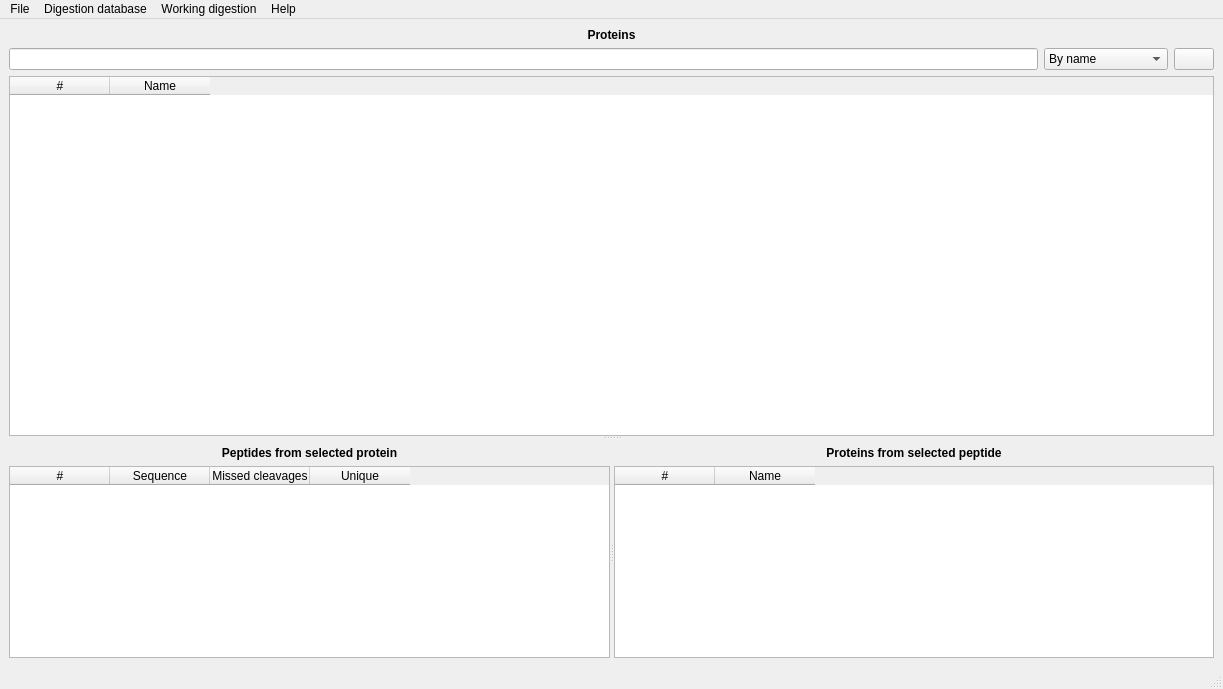
<?xml version="1.0" encoding="UTF-8"?>
<ui version="4.0">
 <class>MainWindow</class>
 <widget class="QMainWindow" name="MainWindow">
  <property name="geometry">
   <rect>
    <x>0</x>
    <y>0</y>
    <width>1223</width>
    <height>689</height>
   </rect>
  </property>
  <property name="windowTitle">
   <string>ProteinDigester</string>
  </property>
  <property name="windowOpacity">
   <double>1.000000000000000</double>
  </property>
  <widget class="QWidget" name="centralwidget">
   <layout class="QVBoxLayout" name="verticalLayout_6">
    <item>
     <widget class="QSplitter" name="mainSplitter">
      <property name="orientation">
       <enum>Qt::Vertical</enum>
      </property>
      <property name="opaqueResize">
       <bool>true</bool>
      </property>
      <property name="childrenCollapsible">
       <bool>false</bool>
      </property>
      <widget class="QWidget" name="mainSplitterTopWidget" native="true">
       <property name="sizePolicy">
        <sizepolicy hsizetype="Preferred" vsizetype="Preferred">
         <horstretch>0</horstretch>
         <verstretch>1</verstretch>
        </sizepolicy>
       </property>
       <layout class="QVBoxLayout" name="verticalLayout_2">
        <property name="spacing">
         <number>6</number>
        </property>
        <property name="leftMargin">
         <number>0</number>
        </property>
        <property name="topMargin">
         <number>0</number>
        </property>
        <property name="rightMargin">
         <number>0</number>
        </property>
        <property name="bottomMargin">
         <number>0</number>
        </property>
        <item>
         <widget class="QLabel" name="proteinsTitleLabel">
          <property name="sizePolicy">
           <sizepolicy hsizetype="Preferred" vsizetype="Fixed">
            <horstretch>0</horstretch>
            <verstretch>0</verstretch>
           </sizepolicy>
          </property>
          <property name="text">
           <string>&lt;html&gt;&lt;head/&gt;&lt;body&gt;&lt;p&gt;&lt;span style=&quot; font-weight:600;&quot;&gt;Proteins&lt;/span&gt;&lt;/p&gt;&lt;/body&gt;&lt;/html&gt;</string>
          </property>
          <property name="alignment">
           <set>Qt::AlignCenter</set>
          </property>
         </widget>
        </item>
        <item>
         <widget class="QWidget" name="proteinsSearchWidget" native="true">
          <layout class="QHBoxLayout" name="horizontalLayout_5">
           <property name="spacing">
            <number>6</number>
           </property>
           <property name="leftMargin">
            <number>0</number>
           </property>
           <property name="topMargin">
            <number>0</number>
           </property>
           <property name="rightMargin">
            <number>0</number>
           </property>
           <property name="bottomMargin">
            <number>0</number>
           </property>
           <item>
            <widget class="QLineEdit" name="proteinsSearchLineEdit">
             <property name="sizePolicy">
              <sizepolicy hsizetype="Expanding" vsizetype="Preferred">
               <horstretch>0</horstretch>
               <verstretch>0</verstretch>
              </sizepolicy>
             </property>
             <property name="placeholderText">
              <string/>
             </property>
             <property name="clearButtonEnabled">
              <bool>true</bool>
             </property>
            </widget>
           </item>
           <item>
            <widget class="QComboBox" name="proteinsSearchTypeComboBox">
             <property name="sizePolicy">
              <sizepolicy hsizetype="Preferred" vsizetype="Preferred">
               <horstretch>0</horstretch>
               <verstretch>0</verstretch>
              </sizepolicy>
             </property>
             <property name="sizeAdjustPolicy">
              <enum>QComboBox::AdjustToContents</enum>
             </property>
             <item>
              <property name="text">
               <string>By name</string>
              </property>
             </item>
             <item>
              <property name="text">
               <string>By sequence</string>
              </property>
             </item>
             <item>
              <property name="text">
               <string>By digest peptide</string>
              </property>
             </item>
            </widget>
           </item>
           <item>
            <widget class="QPushButton" name="proteinsSearchPushButton">
             <property name="sizePolicy">
              <sizepolicy hsizetype="Preferred" vsizetype="Preferred">
               <horstretch>0</horstretch>
               <verstretch>0</verstretch>
              </sizepolicy>
             </property>
             <property name="icon">
              <iconset resource="../resources/resources.qrc">
               <normaloff>:/pixmap/icons/16x16/edit-find-symbolic.symbolic.png</normaloff>:/pixmap/icons/16x16/edit-find-symbolic.symbolic.png</iconset>
             </property>
             <property name="iconSize">
              <size>
               <width>16</width>
               <height>16</height>
              </size>
             </property>
             <property name="checkable">
              <bool>false</bool>
             </property>
            </widget>
           </item>
          </layout>
         </widget>
        </item>
        <item>
         <widget class="TableWidget" name="proteinsTableWidget">
             <property name="contextMenuPolicy">
                 <enum>Qt::DefaultContextMenu</enum>
             </property>
             <property name="styleSheet">
                 <string notr="true">QTableView:!active {selection-color: palette(Highlighted-Text);
                     selection-background-color: palette(Highlight);}
                 </string>
             </property>
             <property name="autoScroll">
                 <bool>false</bool>
             </property>
             <property name="editTriggers">
                 <set>QAbstractItemView::NoEditTriggers</set>
             </property>
             <property name="alternatingRowColors">
                 <bool>true</bool>
             </property>
             <property name="selectionMode">
           <enum>QAbstractItemView::SingleSelection</enum>
          </property>
          <property name="selectionBehavior">
           <enum>QAbstractItemView::SelectRows</enum>
          </property>
          <property name="verticalScrollMode">
           <enum>QAbstractItemView::ScrollPerPixel</enum>
          </property>
          <property name="horizontalScrollMode">
           <enum>QAbstractItemView::ScrollPerPixel</enum>
          </property>
          <property name="showGrid">
           <bool>false</bool>
          </property>
          <property name="sortingEnabled">
           <bool>true</bool>
          </property>
          <property name="wordWrap">
           <bool>false</bool>
          </property>
          <property name="cornerButtonEnabled">
           <bool>false</bool>
          </property>
          <property name="columnCount">
           <number>2</number>
          </property>
          <attribute name="horizontalHeaderStretchLastSection">
           <bool>false</bool>
          </attribute>
          <attribute name="verticalHeaderVisible">
           <bool>false</bool>
          </attribute>
          <column>
           <property name="text">
            <string>#</string>
           </property>
          </column>
          <column>
           <property name="text">
            <string>Name</string>
           </property>
          </column>
         </widget>
        </item>
       </layout>
      </widget>
      <widget class="QWidget" name="mainSplitterBottomWidget" native="true">
       <property name="sizePolicy">
        <sizepolicy hsizetype="Preferred" vsizetype="Preferred">
         <horstretch>0</horstretch>
         <verstretch>0</verstretch>
        </sizepolicy>
       </property>
       <layout class="QVBoxLayout" name="verticalLayout_3">
        <property name="leftMargin">
         <number>0</number>
        </property>
        <property name="topMargin">
         <number>6</number>
        </property>
        <property name="rightMargin">
         <number>0</number>
        </property>
        <property name="bottomMargin">
         <number>0</number>
        </property>
        <item>
         <widget class="QSplitter" name="splitter">
          <property name="orientation">
           <enum>Qt::Horizontal</enum>
          </property>
          <widget class="QWidget" name="subSplitterLeftWidget" native="true">
           <layout class="QVBoxLayout" name="verticalLayout">
            <property name="spacing">
             <number>6</number>
            </property>
            <property name="leftMargin">
             <number>0</number>
            </property>
            <property name="topMargin">
             <number>0</number>
            </property>
            <property name="rightMargin">
             <number>0</number>
            </property>
            <property name="bottomMargin">
             <number>0</number>
            </property>
            <item>
             <widget class="QLabel" name="peptideTitleLabel">
              <property name="sizePolicy">
               <sizepolicy hsizetype="Preferred" vsizetype="Fixed">
                <horstretch>0</horstretch>
                <verstretch>0</verstretch>
               </sizepolicy>
              </property>
              <property name="text">
               <string>&lt;html&gt;&lt;head/&gt;&lt;body&gt;&lt;p&gt;&lt;span style=&quot; font-weight:600;&quot;&gt;Peptides from selected protein&lt;/span&gt;&lt;/p&gt;&lt;/body&gt;&lt;/html&gt;</string>
              </property>
              <property name="alignment">
               <set>Qt::AlignCenter</set>
              </property>
             </widget>
            </item>
            <item>
                <widget class="TableWidget" name="peptidesTableWidget">
                    <property name="styleSheet">
                        <string notr="true">QTableView:!active {selection-color: palette(Highlighted-Text);
                            selection-background-color: palette(Highlight);}
                        </string>
                    </property>
                    <property name="autoScroll">
                        <bool>false</bool>
                    </property>
                    <property name="editTriggers">
                        <set>QAbstractItemView::NoEditTriggers</set>
                    </property>
                    <property name="alternatingRowColors">
                        <bool>true</bool>
                    </property>
                    <property name="selectionMode">
               <enum>QAbstractItemView::SingleSelection</enum>
              </property>
              <property name="selectionBehavior">
               <enum>QAbstractItemView::SelectRows</enum>
              </property>
              <property name="verticalScrollMode">
               <enum>QAbstractItemView::ScrollPerPixel</enum>
              </property>
              <property name="horizontalScrollMode">
               <enum>QAbstractItemView::ScrollPerPixel</enum>
              </property>
              <property name="showGrid">
               <bool>false</bool>
              </property>
              <property name="sortingEnabled">
               <bool>true</bool>
              </property>
              <property name="wordWrap">
               <bool>false</bool>
              </property>
              <property name="cornerButtonEnabled">
               <bool>false</bool>
              </property>
              <attribute name="horizontalHeaderStretchLastSection">
               <bool>false</bool>
              </attribute>
              <attribute name="verticalHeaderVisible">
               <bool>false</bool>
              </attribute>
              <column>
               <property name="text">
                <string>#</string>
               </property>
              </column>
              <column>
               <property name="text">
                <string>Sequence</string>
               </property>
              </column>
              <column>
               <property name="text">
                <string>Missed cleavages</string>
               </property>
              </column>
              <column>
               <property name="text">
                <string>Unique</string>
               </property>
              </column>
             </widget>
            </item>
           </layout>
          </widget>
          <widget class="QWidget" name="subSplitterRightWidget" native="true">
           <property name="sizePolicy">
            <sizepolicy hsizetype="Preferred" vsizetype="Preferred">
             <horstretch>0</horstretch>
             <verstretch>0</verstretch>
            </sizepolicy>
           </property>
           <layout class="QVBoxLayout" name="verticalLayout_5">
            <property name="leftMargin">
             <number>0</number>
            </property>
            <property name="topMargin">
             <number>0</number>
            </property>
            <property name="rightMargin">
             <number>0</number>
            </property>
            <property name="bottomMargin">
             <number>0</number>
            </property>
            <item>
             <widget class="QLabel" name="subProteinsTitleLabel">
              <property name="sizePolicy">
               <sizepolicy hsizetype="Preferred" vsizetype="Fixed">
                <horstretch>0</horstretch>
                <verstretch>0</verstretch>
               </sizepolicy>
              </property>
              <property name="text">
               <string>&lt;html&gt;&lt;head/&gt;&lt;body&gt;&lt;p&gt;&lt;span style=&quot; font-weight:600;&quot;&gt;Proteins from selected peptide&lt;/span&gt;&lt;/p&gt;&lt;/body&gt;&lt;/html&gt;</string>
              </property>
              <property name="alignment">
               <set>Qt::AlignCenter</set>
              </property>
             </widget>
            </item>
            <item>
                <widget class="TableWidget" name="subProteinsTableWidget">
                    <property name="styleSheet">
                        <string notr="true">QTableView:!active {selection-color: palette(Highlighted-Text);
                            selection-background-color: palette(Highlight);}
                        </string>
                    </property>
                    <property name="autoScroll">
                        <bool>false</bool>
                    </property>
                    <property name="editTriggers">
                        <set>QAbstractItemView::NoEditTriggers</set>
                    </property>
                    <property name="alternatingRowColors">
                        <bool>true</bool>
                    </property>
                    <property name="selectionMode">
               <enum>QAbstractItemView::SingleSelection</enum>
              </property>
              <property name="selectionBehavior">
               <enum>QAbstractItemView::SelectRows</enum>
              </property>
              <property name="verticalScrollMode">
               <enum>QAbstractItemView::ScrollPerPixel</enum>
              </property>
              <property name="horizontalScrollMode">
               <enum>QAbstractItemView::ScrollPerPixel</enum>
              </property>
              <property name="showGrid">
               <bool>false</bool>
              </property>
              <property name="sortingEnabled">
               <bool>true</bool>
              </property>
              <property name="wordWrap">
               <bool>false</bool>
              </property>
              <property name="cornerButtonEnabled">
               <bool>false</bool>
              </property>
              <attribute name="horizontalHeaderStretchLastSection">
               <bool>false</bool>
              </attribute>
              <attribute name="verticalHeaderVisible">
               <bool>false</bool>
              </attribute>
              <column>
               <property name="text">
                <string>#</string>
               </property>
              </column>
              <column>
               <property name="text">
                <string>Name</string>
               </property>
              </column>
             </widget>
            </item>
           </layout>
          </widget>
         </widget>
        </item>
       </layout>
      </widget>
     </widget>
    </item>
   </layout>
  </widget>
  <widget class="QMenuBar" name="menuBar">
   <property name="geometry">
    <rect>
     <x>0</x>
     <y>0</y>
     <width>1223</width>
     <height>29</height>
    </rect>
   </property>
   <widget class="QMenu" name="fileMenu">
    <property name="locale">
     <locale language="French" country="France"/>
    </property>
    <property name="title">
     <string>File</string>
    </property>
    <addaction name="createDatabaseAction"/>
    <addaction name="openDatabaseAction"/>
    <addaction name="separator"/>
    <addaction name="quitAction"/>
   </widget>
   <widget class="QMenu" name="databaseMenu">
    <property name="title">
     <string>Digestion database</string>
    </property>
    <addaction name="importFastaAction"/>
    <addaction name="manageDigestionAction"/>
   </widget>
   <widget class="QMenu" name="workingDigestionMenu">
    <property name="title">
     <string>Working digestion</string>
    </property>
   </widget>
   <widget class="QMenu" name="menuHelp">
    <property name="title">
     <string>Help</string>
    </property>
    <addaction name="aboutAction"/>
   </widget>
   <addaction name="fileMenu"/>
   <addaction name="databaseMenu"/>
   <addaction name="workingDigestionMenu"/>
   <addaction name="menuHelp"/>
  </widget>
  <widget class="QStatusBar" name="statusBar"/>
  <action name="createDatabaseAction">
   <property name="text">
    <string>Create digestion database</string>
   </property>
   <property name="shortcut">
    <string>Ctrl+N</string>
   </property>
  </action>
  <action name="openDatabaseAction">
   <property name="text">
    <string>Open digestion database</string>
   </property>
   <property name="shortcut">
    <string>Ctrl+O</string>
   </property>
  </action>
  <action name="importFastaAction">
   <property name="text">
    <string>Import FASTA file</string>
   </property>
   <property name="shortcut">
    <string>Ctrl+I</string>
   </property>
  </action>
  <action name="quitAction">
   <property name="text">
    <string>Quit</string>
   </property>
  </action>
  <action name="manageDigestionAction">
   <property name="text">
    <string>Manage digestion</string>
   </property>
   <property name="shortcut">
    <string>Ctrl+M</string>
   </property>
  </action>
  <action name="removeDigestionAction">
   <property name="text">
    <string>Remove digestion</string>
   </property>
  </action>
  <action name="aboutAction">
   <property name="text">
    <string>About ProteinDigester</string>
   </property>
  </action>
 </widget>
 <customwidgets>
  <customwidget>
   <class>TableWidget</class>
   <extends>QTableWidget</extends>
   <header>ui/widgets/tablewidget.h</header>
  </customwidget>
 </customwidgets>
 <resources>
  <include location="../resources/resources.qrc"/>
 </resources>
 <connections>
  <connection>
   <sender>quitAction</sender>
   <signal>triggered()</signal>
   <receiver>MainWindow</receiver>
   <slot>close()</slot>
   <hints>
    <hint type="sourcelabel">
     <x>-1</x>
     <y>-1</y>
    </hint>
    <hint type="destinationlabel">
     <x>548</x>
     <y>373</y>
    </hint>
   </hints>
  </connection>
  <connection>
   <sender>createDatabaseAction</sender>
   <signal>triggered()</signal>
   <receiver>MainWindow</receiver>
   <slot>createDatabaseActionTriggered()</slot>
   <hints>
    <hint type="sourcelabel">
     <x>-1</x>
     <y>-1</y>
    </hint>
    <hint type="destinationlabel">
     <x>548</x>
     <y>373</y>
    </hint>
   </hints>
  </connection>
  <connection>
   <sender>openDatabaseAction</sender>
   <signal>triggered()</signal>
   <receiver>MainWindow</receiver>
   <slot>openDatabaseActionTriggered()</slot>
   <hints>
    <hint type="sourcelabel">
     <x>-1</x>
     <y>-1</y>
    </hint>
    <hint type="destinationlabel">
     <x>548</x>
     <y>373</y>
    </hint>
   </hints>
  </connection>
  <connection>
   <sender>importFastaAction</sender>
   <signal>triggered()</signal>
   <receiver>MainWindow</receiver>
   <slot>importFastaActionTriggered()</slot>
   <hints>
    <hint type="sourcelabel">
     <x>-1</x>
     <y>-1</y>
    </hint>
    <hint type="destinationlabel">
     <x>548</x>
     <y>373</y>
    </hint>
   </hints>
  </connection>
  <connection>
   <sender>proteinsSearchPushButton</sender>
   <signal>clicked()</signal>
   <receiver>MainWindow</receiver>
   <slot>proteinsSearchPushButtonClicked()</slot>
   <hints>
    <hint type="sourcelabel">
     <x>1071</x>
     <y>78</y>
    </hint>
    <hint type="destinationlabel">
     <x>548</x>
     <y>373</y>
    </hint>
   </hints>
  </connection>
  <connection>
   <sender>proteinsSearchLineEdit</sender>
   <signal>returnPressed()</signal>
   <receiver>proteinsSearchPushButton</receiver>
   <slot>click()</slot>
   <hints>
    <hint type="sourcelabel">
     <x>423</x>
     <y>78</y>
    </hint>
    <hint type="destinationlabel">
     <x>1071</x>
     <y>78</y>
    </hint>
   </hints>
  </connection>
  <connection>
   <sender>manageDigestionAction</sender>
   <signal>triggered()</signal>
   <receiver>MainWindow</receiver>
   <slot>manageDigestionActionTriggered()</slot>
   <hints>
    <hint type="sourcelabel">
     <x>-1</x>
     <y>-1</y>
    </hint>
    <hint type="destinationlabel">
     <x>548</x>
     <y>373</y>
    </hint>
   </hints>
  </connection>
  <connection>
   <sender>proteinsTableWidget</sender>
   <signal>itemSelectionChanged()</signal>
   <receiver>MainWindow</receiver>
   <slot>proteinsTableWidgetItemSelectionChanged()</slot>
   <hints>
    <hint type="sourcelabel">
     <x>611</x>
     <y>268</y>
    </hint>
    <hint type="destinationlabel">
     <x>611</x>
     <y>344</y>
    </hint>
   </hints>
  </connection>
  <connection>
   <sender>peptidesTableWidget</sender>
   <signal>itemSelectionChanged()</signal>
   <receiver>MainWindow</receiver>
   <slot>peptidesTableWidgetItemSelectionChanged()</slot>
   <hints>
    <hint type="sourcelabel">
     <x>308</x>
     <y>562</y>
    </hint>
    <hint type="destinationlabel">
     <x>611</x>
     <y>344</y>
    </hint>
   </hints>
  </connection>
  <connection>
   <sender>aboutAction</sender>
   <signal>triggered()</signal>
   <receiver>MainWindow</receiver>
   <slot>aboutActionTriggered()</slot>
   <hints>
    <hint type="sourcelabel">
     <x>-1</x>
     <y>-1</y>
    </hint>
    <hint type="destinationlabel">
     <x>611</x>
     <y>344</y>
    </hint>
   </hints>
  </connection>
  <connection>
   <sender>proteinsSearchLineEdit</sender>
   <signal>textChanged(QString)</signal>
   <receiver>MainWindow</receiver>
   <slot>proteinsSearchLineEditTextChanged(QString)</slot>
   <hints>
    <hint type="sourcelabel">
     <x>489</x>
     <y>78</y>
    </hint>
    <hint type="destinationlabel">
     <x>611</x>
     <y>344</y>
    </hint>
   </hints>
  </connection>
  <connection>
   <sender>proteinsTableWidget</sender>
   <signal>itemDoubleClicked(QTableWidgetItem*)</signal>
   <receiver>MainWindow</receiver>
   <slot>refreshPeptidesTableWidget()</slot>
   <hints>
    <hint type="sourcelabel">
     <x>611</x>
     <y>268</y>
    </hint>
    <hint type="destinationlabel">
     <x>611</x>
     <y>344</y>
    </hint>
   </hints>
  </connection>
  <connection>
   <sender>peptidesTableWidget</sender>
   <signal>itemDoubleClicked(QTableWidgetItem*)</signal>
   <receiver>MainWindow</receiver>
   <slot>refreshSubProteinsTableWidget()</slot>
   <hints>
    <hint type="sourcelabel">
     <x>308</x>
     <y>562</y>
    </hint>
    <hint type="destinationlabel">
     <x>611</x>
     <y>344</y>
    </hint>
   </hints>
  </connection>
 </connections>
 <slots>
  <slot>createDatabaseActionTriggered()</slot>
  <slot>importFastaActionTriggered()</slot>
  <slot>openDatabaseActionTriggered()</slot>
  <slot>proteinsSearchPushButtonClicked()</slot>
  <slot>manageDigestionActionTriggered()</slot>
  <slot>proteinsTableWidgetItemSelectionChanged()</slot>
  <slot>peptidesTableWidgetItemSelectionChanged()</slot>
  <slot>workingDigestionMenuActionTriggered(QAction*)</slot>
  <slot>aboutActionTriggered()</slot>
  <slot>proteinsSearchLineEditTextChanged(QString)</slot>
  <slot>refreshPeptidesTableWidget()</slot>
  <slot>refreshSubProteinsTableWidget()</slot>
 </slots>
</ui>
